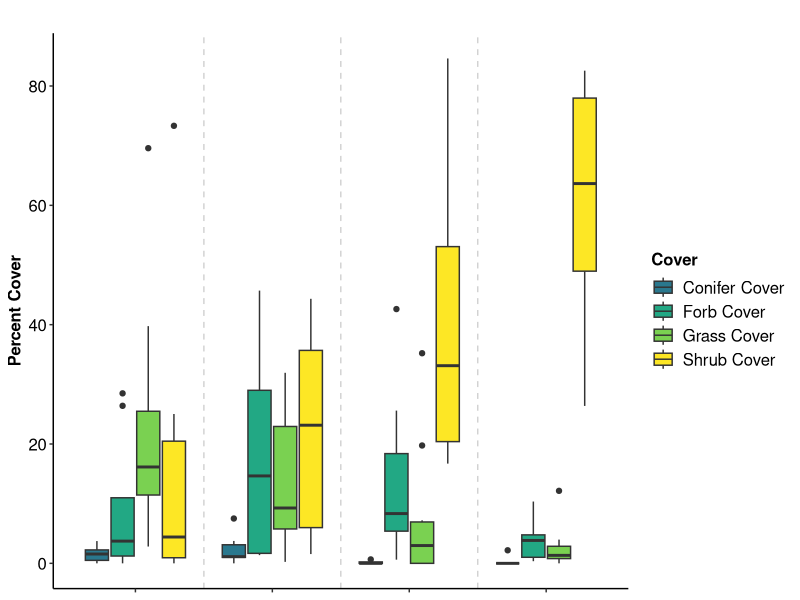
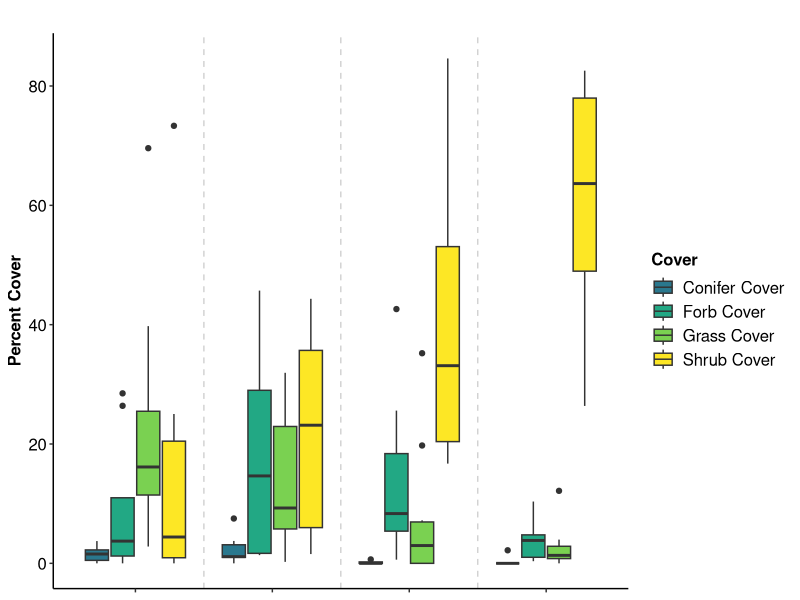
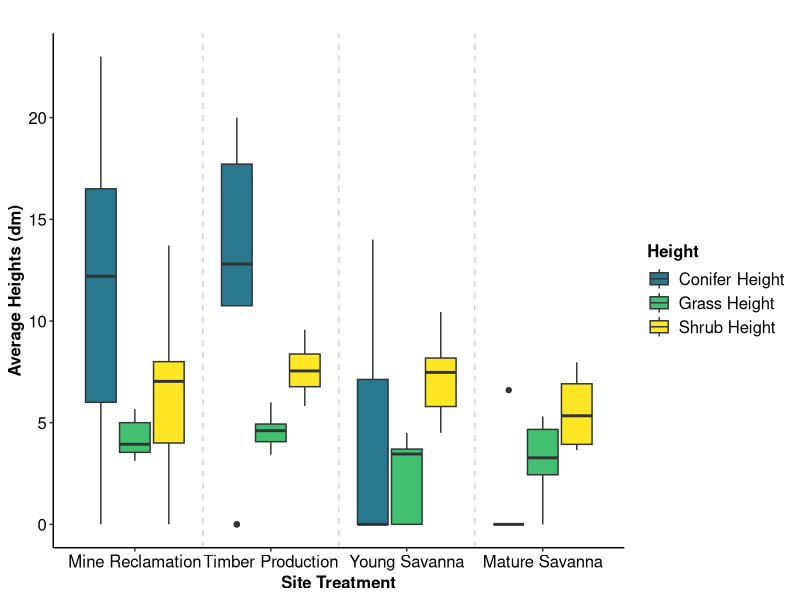
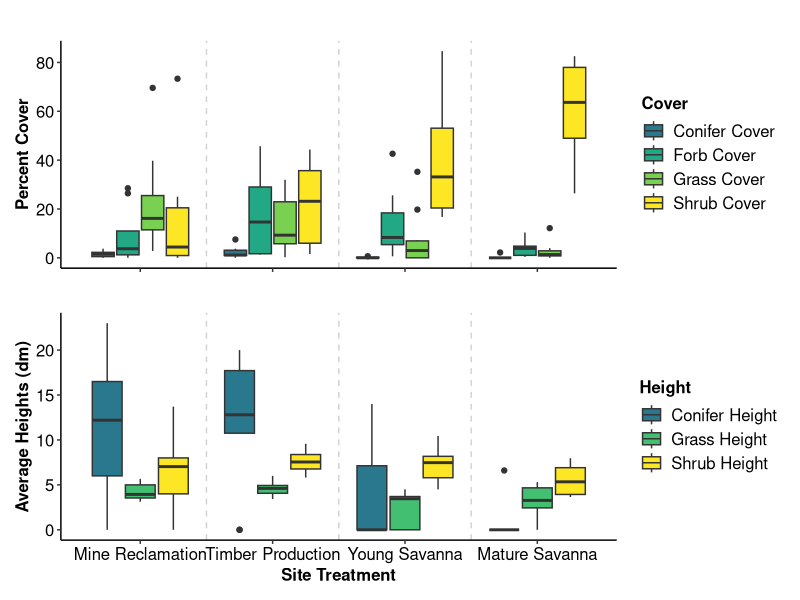

Generate these figures, in order, with R:
# Clear Workspace
rm(list=ls())

#Load packages
library(ggplot2)
library(tidyverse)
library(viridis)


# Read in 
line_intercept_summary <- read.csv("data/line_intercept_summary.csv")


#Rename the columns
line_intercept_summary <- line_intercept_summary %>%
  rename(
    "Shrub Cover" = shrub_cover,
    "Forb Cover" = forb_cover,
    "Grass Cover" = grass_cover,
    "Conifer Cover" = conifer_cover,
    "Overall Vegetation Cover" = veg_cover_overall,
    "Overall Vegetation Height" = veg_height_overall,
    "Overall Vegetation Diversity" = veg_diversity_overall,
    "Shrub Height" = shrub_height,
    "Forb Height" = forb_height,
    "Grass Height" = grass_height,
   "Conifer Height" = conifer_height
  )



line_intercept_summary$treatment <- gsub("mine", "Mine Reclamation", line_intercept_summary$treatment)
line_intercept_summary$treatment <- gsub("timber", "Timber Production", line_intercept_summary$treatment)
line_intercept_summary$treatment <- gsub("young_savanna", "Young Savanna", line_intercept_summary$treatment)
line_intercept_summary$treatment <- gsub("mature_savanna", "Mature Savanna", line_intercept_summary$treatment)

# Step 2: Check unique values to ensure all names are correct
print(unique(line_intercept_summary$treatment))

# Step 3: Convert 'treatment' to a factor with the desired order
line_intercept_summary$treatment <- factor(line_intercept_summary$treatment, 
                                           levels = c("Mine Reclamation", "Timber Production", "Young Savanna", "Mature Savanna"))

# Step 4: Plotting
p1 <- line_intercept_summary %>%
  pivot_longer(cols = c(`Shrub Cover`, `Forb Cover`, `Grass Cover`, 'Conifer Cover'), 
               names_to = "cover_type", values_to = "percent_cover") %>%
  ggplot(aes(x = treatment, y = percent_cover, fill = cover_type)) +
  geom_boxplot() +
  geom_vline(xintercept = seq(1.5, length(unique(line_intercept_summary$treatment)) - 0.5, by = 1), 
             linetype = "dashed", color = "gray", alpha = 0.7) +
  scale_fill_viridis_d(option = "viridis", begin = 0.40, end = 1) +  # Adjusting the color range
  labs(
    title = "",
    x = NULL,
    y = "Percent Cover",
    fill = "Cover"
  ) +
  theme_classic() +
  theme(
    axis.text.x = element_blank(),
    axis.text.y = element_text(size = 12, color = "black"),
    axis.title = element_text(size = 12, face = "bold", hjust = 0.5),
    legend.title = element_text(size = 12, face = "bold"),
    legend.text = element_text(size = 12)
  )

# Display the plot
p1



# Repeat for height 
p2 <- line_intercept_summary %>%
  pivot_longer(cols = c(`Shrub Height`, `Grass Height`, `Conifer Height`), 
               names_to = "cover_type", values_to = "mean_height") %>%
  ggplot(aes(x = treatment, y = mean_height, fill = cover_type)) +
  geom_boxplot() +
  geom_vline(xintercept = seq(1.5, length(unique(line_intercept_summary$treatment)) - 0.5, by = 1), 
             linetype = "dashed", color = "gray", alpha = 0.7) +
  scale_fill_viridis_d(option = "viridis", begin = 0.40, end = 1) +  # Adjusting the color range
  labs(
    title = "",
    x = "Site Treatment",
    y = "Average Heights (dm)",
    fill = "Height",
  ) +
  theme_classic() +
  theme(
    axis.text.x = element_text(size = 12, color = "black"),
    axis.text.y = element_text(size = 12, color = "black"),
    axis.title = element_text(size = 12, face = "bold", hjust = 0.5),
    legend.title = element_text(size = 12, face = "bold"),
    legend.text = element_text(size = 12), 
  ) 

#panel together 
p1
p2

# Load necessary package for combining plots
library(patchwork)

# Combine the two plots
combined_plot <- p1 / p2  # Stacks p1 over p2

# Display the combined plot
combined_plot
